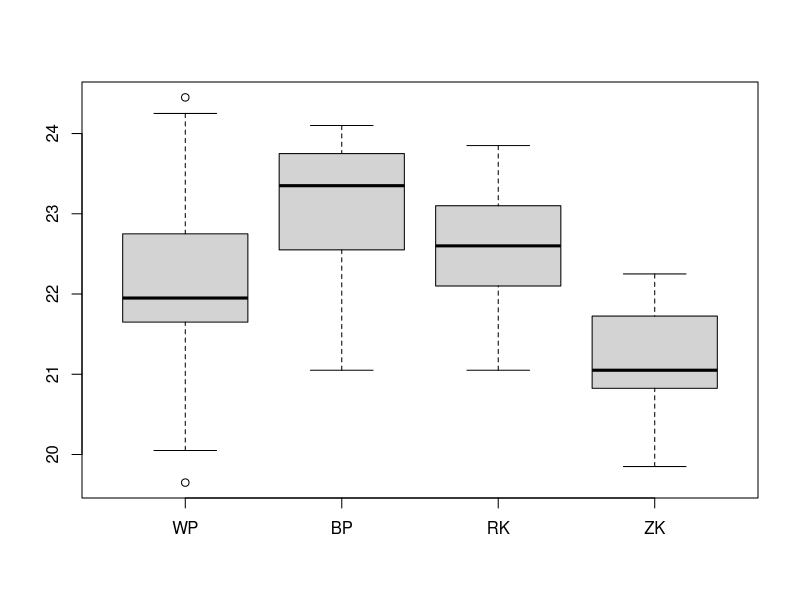
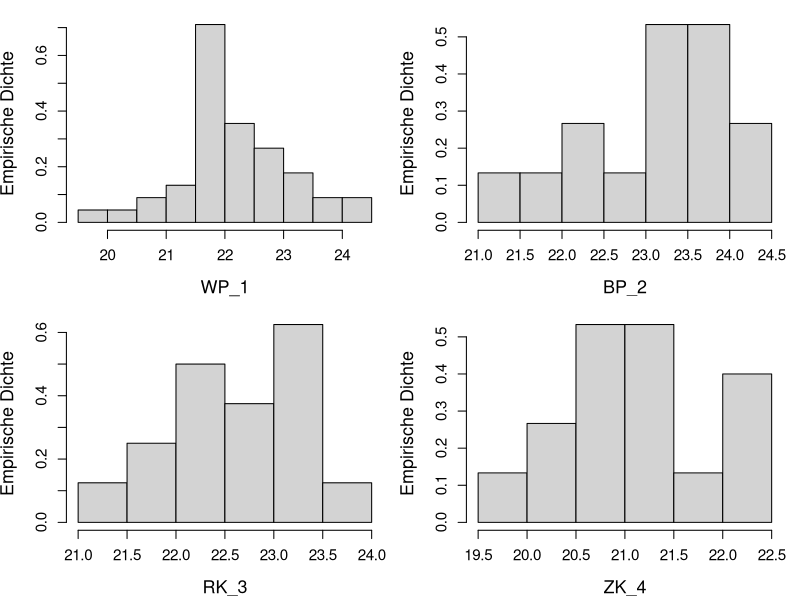
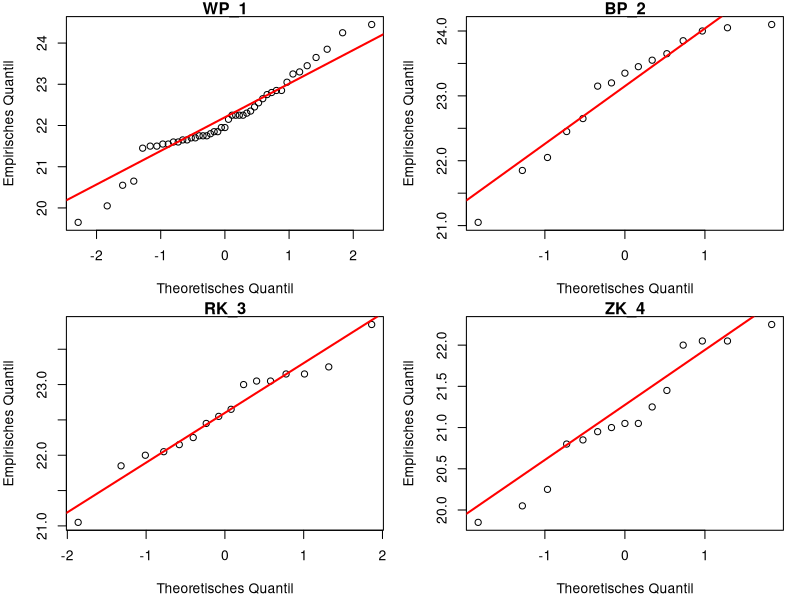

Generate these figures, in order, with R:
library(car) #Für Levene-Test

df <- read.table("Kuckuckseier.txt", header=TRUE)
head(df)
dim(df)
# 45 4

# 1 = WP,  2 = BP,  3 = RK, 4 = ZK
str(df)

# Überprüfung auf NA-Werte und Anschauen der Verteilung
summary(df)

# Es gibt NA-Werte aufgrund der unterschiedlichen Anzahl von Eimessungen pro Vogelart
# NA-Werte werden bei den statistischen Tests ignoriert

boxplot(df, main="", names=c("WP", "BP", "RK", "ZK"))
names(df) <- c("WP_1", "BP_2", "RK_3", "ZK_4")

attach(df)
par(mar = c(4.2, 4, 1, 1), mfrow = c(2, 2))
hist(WP_1, main = "", ylab = "Empirische Dichte", probability = TRUE, 
     cex.axis = 1.1, cex.lab = 1.3)
hist(BP_2, main = "", ylab = "Empirische Dichte", probability = TRUE, 
     cex.axis = 1.1, cex.lab = 1.3)
hist(RK_3, main = "", ylab = "Empirische Dichte", probability = TRUE, 
     cex.axis = 1.1, cex.lab = 1.3)
hist(ZK_4, main = "", ylab = "Empirische Dichte", probability = TRUE, 
     cex.axis = 1.1, cex.lab = 1.3)

#-----------------------------------------------------------------------------------------
#Abschlussprinzip

# Überprüfung auf Normalverteilung mit NQ-Plots
for (i in 1:4){
  qqnorm(df[[i]], main = colnames(df)[i], xlab = "Theoretisches Quantil", 
         ylab = "Empirisches Quantil")
  qqline(df[[i]], col = "red", lwd = 2)
}
# spricht nichts gegen eine Normalverteilung der Variablen

# Überprüfung auf Varianzhomogenität
long_df <- stack(df)
names(long_df) <- c("Length", "Species")  # Umbenennen der Spalten
long_df <- na.omit(long_df)


# Levene's Test auf Varianzhomogenität
# H0: Die Varianzen in allen Gruppen sind gleich (Varianzhomogenität).
# H1: Mindestens eine Gruppe hat eine andere Varianz (keine Varianzhomogenität).
leveneTest(Length ~ Species, data = long_df)
# p-Wert = 0.6465 > 0.05, H0 kann nicht abgelehnt werden.
# Es gibt keine signifikante Unterschiede in den Varianzen. 


#Testen auf H0: mu1 = mu2 = mu3 = mu4
anova_result <- aov(Length ~ Species, data = long_df)
summary(anova_result)
# p-Wert = 2.65e-07 < 0.05, H0 wird abgelehnt, Entscheidung für H1.
# Das bedeutet, dass es signifikante Unterschiede in den Mittelwerten der Längen
# der Kuckuckseier zwischen den Vogelarten gibt.

anova_result <- aov(Length ~ Species, data = long_df[long_df$Species != "ZK_4", ])
summary(anova_result) # p-Wert: 0.00305 -> signifikant

anova_result <- aov(Length ~ Species, data = long_df[long_df$Species != "WP_1", ])
summary(anova_result) # p-Wert: 4.43e-08 -> signifikant

anova_result <- aov(Length ~ Species, data = long_df[long_df$Species != "BP_2", ])
summary(anova_result) # p-Wert: 4.39e-05 -> signifikant

anova_result <- aov(Length ~ Species, data = long_df[long_df$Species != "RK_3", ])
summary(anova_result) # p-Wert: 8.56e-07 -> signifikant


#Zweistichproben-t-Test
t.test(Length ~ Species, 
       data=long_df[long_df$Species == "WP_1" | long_df$Species == "BP_2", ], var.equal = TRUE) 
# p-Wert = 0.001781 

t.test(Length ~ Species, 
       data=long_df[long_df$Species == "RK_3" | long_df$Species == "ZK_4", ], var.equal = TRUE) 
# p-Wert = 3.469e-06

t.test(Length ~ Species, 
       data=long_df[long_df$Species == "WP_1" | long_df$Species == "RK_3", ], var.equal = TRUE) 
# p-Wert = 0.1039

t.test(Length ~ Species, 
       data=long_df[long_df$Species == "BP_2" | long_df$Species == "ZK_4", ], var.equal = TRUE) 
# p-Wert = 4.595e-07

t.test(Length ~ Species, 
       data=long_df[long_df$Species == "WP_1" | long_df$Species == "ZK_4", ], var.equal = TRUE) 
# p-Wert = 0.0004502

t.test(Length ~ Species, 
       data=long_df[long_df$Species == "BP_2" | long_df$Species == "RK_3", ], var.equal = TRUE) 
# p-Wert = 0.09326


#-----------------------------------------------------------------------------------------
#Bonferroni-Holm-Verfahren

#KS-Test

#1. WP
ks.test(long_df[long_df$Species == "WP_1",1], y = "pnorm", mean = mean(long_df[long_df$Species == "WP_1",1]),
        sd = sqrt(var(long_df[long_df$Species == "WP_1",1])))
#p-Wert  = 0.2859

#2. BP
ks.test(long_df[long_df$Species == "BP_2",1], y = "pnorm", mean = mean(long_df[long_df$Species == "BP_2",1]),
        sd = sqrt(var(long_df[long_df$Species == "BP_2",1])))
#p-Wert  = 0.5755

#3. RK
ks.test(long_df[long_df$Species == "RK_3",1], y = "pnorm", mean = mean(long_df[long_df$Species == "RK_3",1]),
        sd = sqrt(var(long_df[long_df$Species == "RK_3",1])))
#p-Wert  = 0.8098

#4. ZK
ks.test(long_df[long_df$Species == "ZK_4",1], y = "pnorm", mean = mean(long_df[long_df$Species == "ZK_4",1]),
        sd = sqrt(var(long_df[long_df$Species == "ZK_4",1])))
#p-Wert  = 0.8978


#F-Test

#1-2 WP-BP
var.test(Length ~ Species, 
         data=long_df[long_df$Species == "WP_1" | long_df$Species == "BP_2", ])
#p-Wert = 0.7826

#1-3 WP-RK
var.test(Length ~ Species, 
         data=long_df[long_df$Species == "WP_1" | long_df$Species == "RK_3", ])
#p-Wert = 0.1413

#1-4 WP-ZK
var.test(Length ~ Species, 
         data=long_df[long_df$Species == "WP_1" | long_df$Species == "ZK_4", ])
#p-Wert = 0.2538

#2-3 BP-RK
var.test(Length ~ Species, 
         data=long_df[long_df$Species == "BP_2" | long_df$Species == "RK_3", ])
#p-Wert = 0.3077

#2-4 BP - ZK
var.test(Length ~ Species, 
         data=long_df[long_df$Species == "BP_2" | long_df$Species == "ZK_4", ])
#p-Wert = 0.4581

#3-4 RK - ZK
var.test(Length ~ Species, 
         data=long_df[long_df$Species == "RK_3" | long_df$Species == "ZK_4", ])
#p-Wert = 0.7906

#Zweistichproben-t-Tests wie beim Abschlussprinzip
